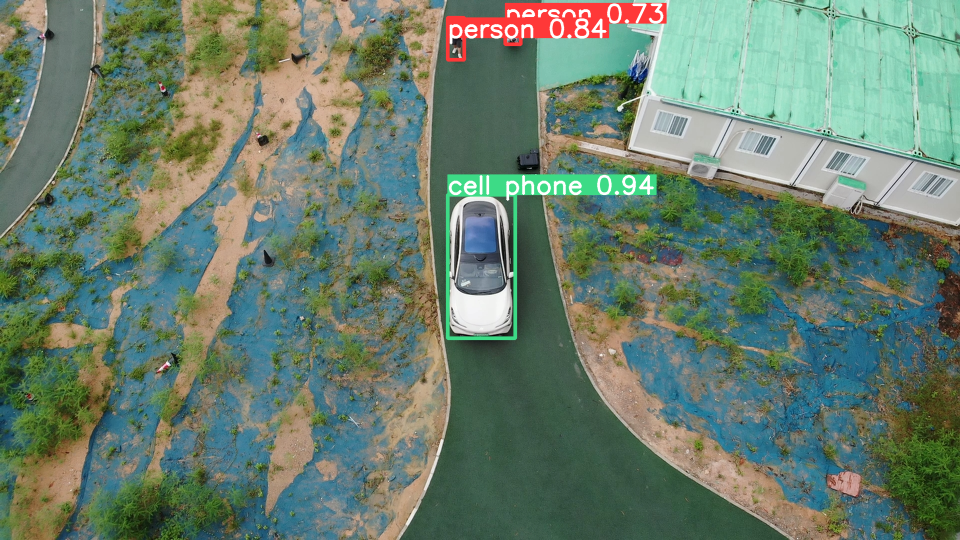
#> input picture PoseSet/sence_Campus/20米60度前.png, 1920 x 1080 px (shown at 1/2 size); its folder holds only this picture in this run
$ python -i GSBF.py   (imports and definitions only)
#> lines starting #> are read from the running program, lines starting #| are printed output that depends on the picture; after the words box and inside, x2 and y2 are one past the last pixel; in counts of white or black regions, pixels touching at a corner belong together
import cv2
import numpy as np
import os
from typing import List, Tuple, Optional
from dataclasses import dataclass


@dataclass
class GSBFConfig:
    white_threshold: int = 240
    border_thickness: int = 0
    border_restore_size: int = 100
    border_restore_color: Tuple[int, int, int] = (255, 255, 255)
    num_detectors: int = 6
    kernel_size: Tuple[int, int] = (3, 3)
    min_contour_thickness: int = 5
    min_contour_area: int = 0
    max_contour_area: int = 100000


class GSBFModule:
    """Gradient Slice Boundary Fusion (GSBF) Module"""

    def __init__(self, config: Optional[GSBFConfig] = None, device: str = "cpu"):
        """Initialize GSBF module with configuration and device"""
#> in process, img is the input picture: shape (1080, 1920, 3); mean B, G, R 108.6, 126.2, 105.7
        self.config = config or GSBFConfig()
        self.device = device
        self._check_device_compatibility()

        self.kernel1 = cv2.getStructuringElement(
            cv2.MORPH_RECT, self.config.kernel_size
        )

    def _check_device_compatibility(self) -> None:
        """Check device availability and switch if necessary"""
        if self.device == "cuda" and not cv2.cuda.getCudaEnabledDeviceCount():
            print("WARNING: CUDA not available, switching to CPU")
            self.device = "cpu"
        print(f"Using device: {self.device}")

    def _to_device(self, img: np.ndarray) -> np.ndarray:
        """Move image to target processing device"""
        if self.device == "cuda":
            return cv2.cuda_GpuMat(img).download()
        return img

    def _from_device(self, img: np.ndarray) -> np.ndarray:
        """Move image back from device to CPU"""
        return img

    def _filter_thin_contours(self, contours: List[np.ndarray]) -> List[np.ndarray]:
        """Filter thin contours and those with invalid area"""
        filtered_contours = []

        def is_thin(contour: np.ndarray) -> bool:
            _, _, w, h = cv2.boundingRect(contour)
            return w < self.config.min_contour_thickness and h < self.config.min_contour_thickness

        for cnt in contours:
            area = cv2.contourArea(cnt)
            if self.config.min_contour_area < area < self.config.max_contour_area:
                if is_thin(cnt):
                    x, y, w, h = cv2.boundingRect(cnt)
                    mask = np.zeros((h, w), dtype=np.uint8)
                    cv2.drawContours(mask, [cnt], -1, 255, thickness=cv2.FILLED)
                    sub_contours, _ = cv2.findContours(mask, cv2.RETR_EXTERNAL, cv2.CHAIN_APPROX_SIMPLE)
                    filtered_contours.extend(sub_contours)
                else:
                    filtered_contours.append(cnt)
            else:
                filtered_contours.append(cnt)
        return filtered_contours

    def _preprocess(self, img: np.ndarray) -> np.ndarray:
        """Preprocess image: border cropping and morphological operations"""
        h, w, _ = img.shape
        crop_h, crop_w = h - 200, w - 200
        cropped = img[100:100 + crop_h, 100:100 + crop_w]

        dilated = cv2.dilate(cropped, self.kernel1, iterations=1)
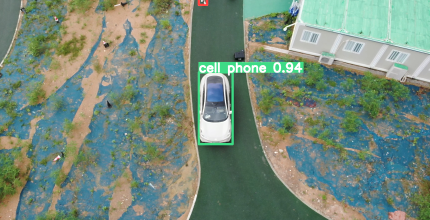
#> dilated: shape (880, 1720, 3) (shown at 1/4 size); mean B, G, R 123.2, 138.2, 117.9
        return cv2.erode(dilated, self.kernel1, iterations=1)

    def _postprocess(self, processed_img: np.ndarray) -> np.ndarray:
        """Postprocess result: convert black background to white"""
        h_res, w_res = processed_img.shape[:2]

        # Convert black background (0,0,0) to white (255,255,255)
        black_mask = np.all(processed_img == [0, 0, 0], axis=-1)
        processed_img[black_mask] = [255, 255, 255]

        # Restore borders
        restored = np.full(
            (h_res + 2 * self.config.border_restore_size,
             w_res + 2 * self.config.border_restore_size, 3),
            self.config.border_restore_color,
            dtype=np.uint8
        )
        restored[
            self.config.border_restore_size : self.config.border_restore_size + h_res,
            self.config.border_restore_size : self.config.border_restore_size + w_res
        ] = processed_img
        return restored

    def forward(self, img: np.ndarray) -> np.ndarray:
        """Core processing logic (gradient slice boundary fusion)"""
        gray = cv2.cvtColor(img, cv2.COLOR_BGR2GRAY)

        masks = []
        masked_images = []

        for i in range(self.config.num_detectors):
            blurred = cv2.GaussianBlur(gray, (5, 5), 0)

            iter_count = (i // 2) + 2
            blurred = cv2.dilate(blurred, self.kernel1, iterations=iter_count)
            blurred = cv2.erode(blurred, self.kernel1, iterations=iter_count)

            edges = cv2.Canny(blurred, 60 + 5 * i, 90 + 7 * i)
            edges_dilated = cv2.dilate(edges, self.kernel1, iterations=1)

            contours, _ = cv2.findContours(edges_dilated, cv2.RETR_EXTERNAL, cv2.CHAIN_APPROX_SIMPLE)
            filtered_contours = self._filter_thin_contours(contours)

            mask = np.zeros(gray.shape, dtype=np.uint8)
            cv2.drawContours(mask, filtered_contours, -1, 255, thickness=cv2.FILLED)
            masks.append(mask)

            masked = cv2.bitwise_and(img, img, mask=mask)
            masked_images.append(masked)
#> this loop made 6 passes
#> pass 1, in forward, `edges = cv2.Canny(blurred, 60 + 5 * i, 90 + 7 * i)`:
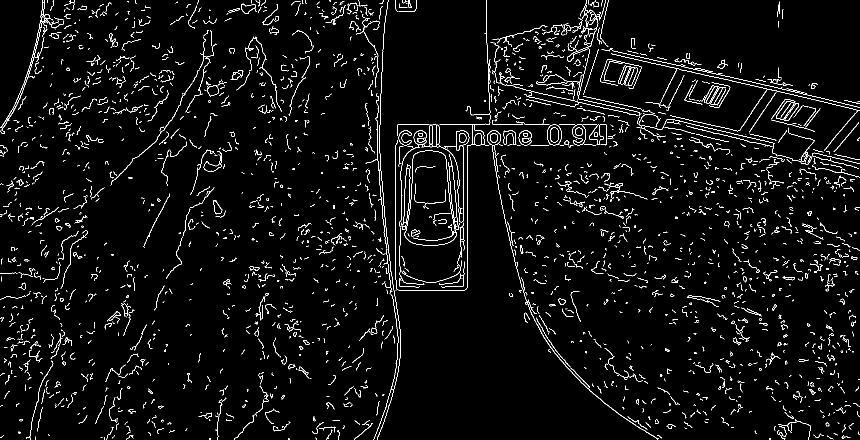
#> edges: shape (880, 1720) (shown at 1/2 size); 3.7% white in thin lines or dots
#> after the loop:
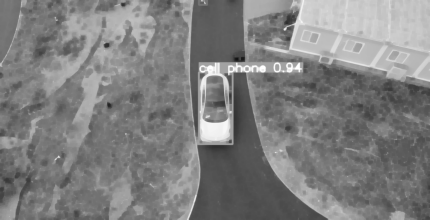
#> blurred: shape (880, 1720) (shown at 1/4 size); min 20, max 255, mean 127.6
#> after the loop:
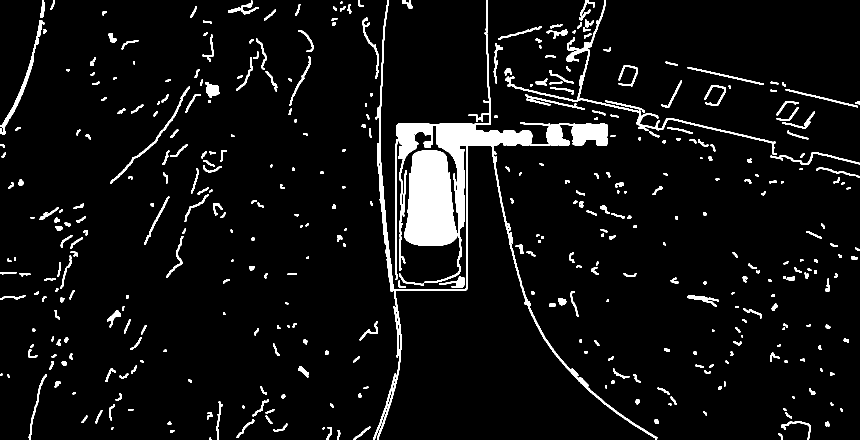
#> mask: shape (880, 1720) (shown at 1/2 size); 6% white; 407 white regions (4 under 20 px), largest, box (x1, y1, x2, y2) and area: (746, 0, 1315, 880) 30354, (809, 300, 916, 492) 16068, (1010, 0, 1554, 310) 4172
#> after the loop, masked_images = 6 items; masks = 6 items

        result = np.zeros_like(img)
        for mask, masked in zip(masks, masked_images):
            result[mask > 0] = masked[mask > 0]
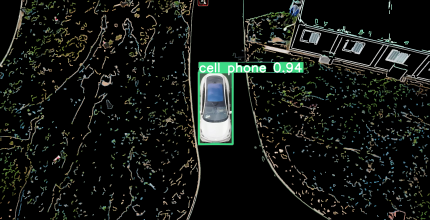
#> result: shape (880, 1720, 3) (shown at 1/4 size); mean of channels 0, 1, 2 20.2, 23.2, 20.4; drawn as B, G, R

        return result

    def process(self, img_path: str) -> Optional[np.ndarray]:
        """Complete processing pipeline for single image"""
        img = cv2.imread(img_path)
        if img is None:
            return None

        preprocessed = self._preprocess(img)
        preprocessed = self._to_device(preprocessed)

        core_result = self.forward(preprocessed)

        final_result = self._postprocess(core_result)
#> in _postprocess, `h_res, w_res = processed_img.shape[:2]`: h_res = 880; w_res = 1720
#> in _postprocess, `processed_img[black_mask] = [255, 255, 255]`:
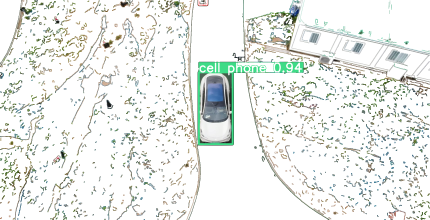
#> processed_img: shape (880, 1720, 3) (shown at 1/4 size); mean of channels 0, 1, 2 234.4, 237.4, 234.6; drawn as B, G, R
#> in _postprocess, `restored[ self.config.border_restore_size : self.config.border_restore..`:
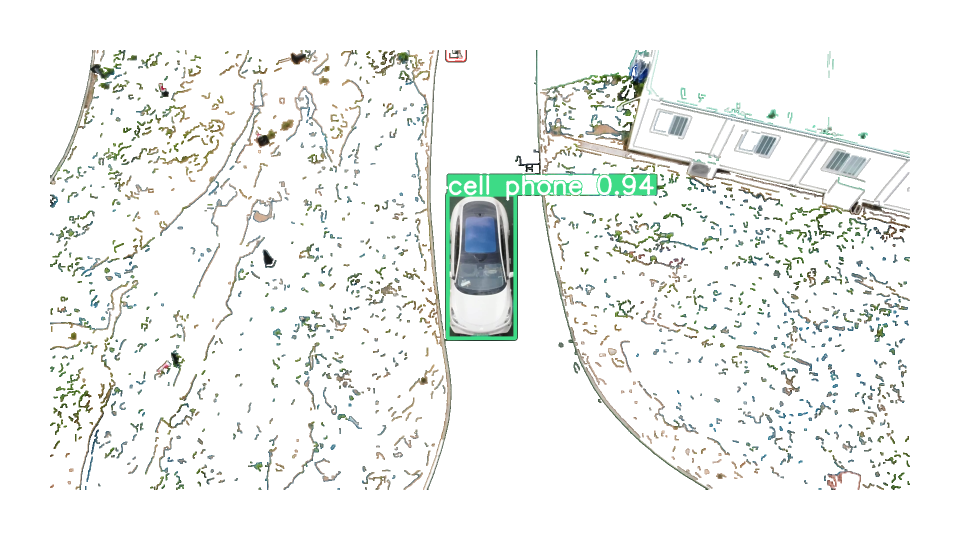
#> restored: shape (1080, 1920, 3) (shown at 1/2 size); mean of channels 0, 1, 2 239.9, 242.1, 240.1; drawn as B, G, R
        final_result = self._from_device(final_result)

        return final_result

    # [34 lines left out: functions process_batch, run, not called in this run]


# [11 lines not run here, left out]

>>> result = GSBFModule().process('PoseSet/sence_Campus/20米60度前.png')

$ run again, on PoseSet/sence_Campus/20米70度前.png
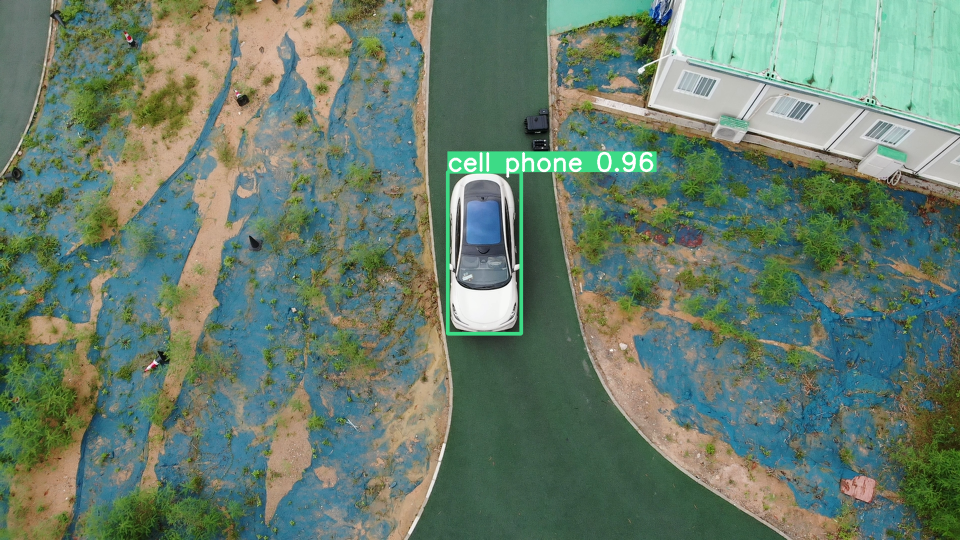
#> input picture PoseSet/sence_Campus/20米70度前.png, 1920 x 1080 px (shown at 1/2 size)
#> in process, img is the input picture: shape (1080, 1920, 3); mean B, G, R 108.8, 125.8, 104.6
#> the loop in forward, `for i in range(self.config.num_detectors):` made 6 passes
#> pass 1, in forward, `edges = cv2.Canny(blurred, 60 + 5 * i, 90 + 7 * i)`:
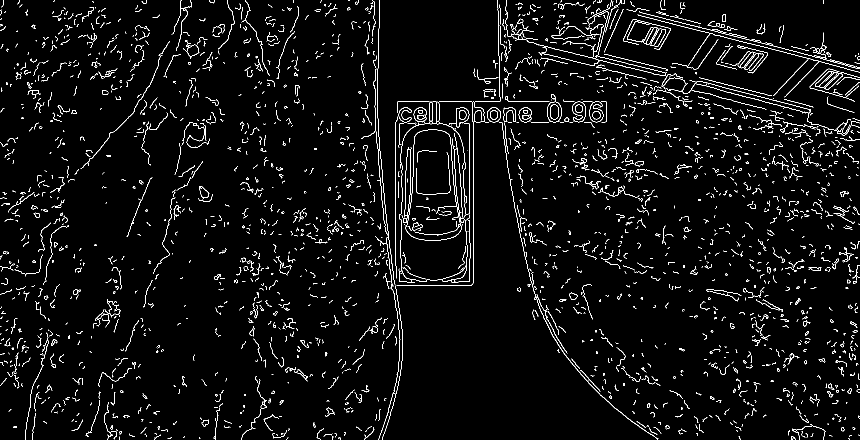
#> edges: shape (880, 1720) (shown at 1/2 size); 3.7% white in thin lines or dots
#> after the loop in forward, `for i in range(self.config.num_detectors):`: masked_images = 6 items
#> the loop in forward, `for mask, masked in zip(masks, masked_images):` made 6 passes
#> h_res = 880; w_res = 1720
#> black_mask: shape (880, 1720) bool; 83.8% white; 1412 black regions (17 under 20 px), largest, box (x1, y1, x2, y2) and area: (721, 0, 1720, 880) 98174, (1274, 21, 1720, 196) 6725, (1245, 38, 1343, 100) 3839
#> in _postprocess, `restored[ self.config.border_restore_size : self.config.border_restore..`:
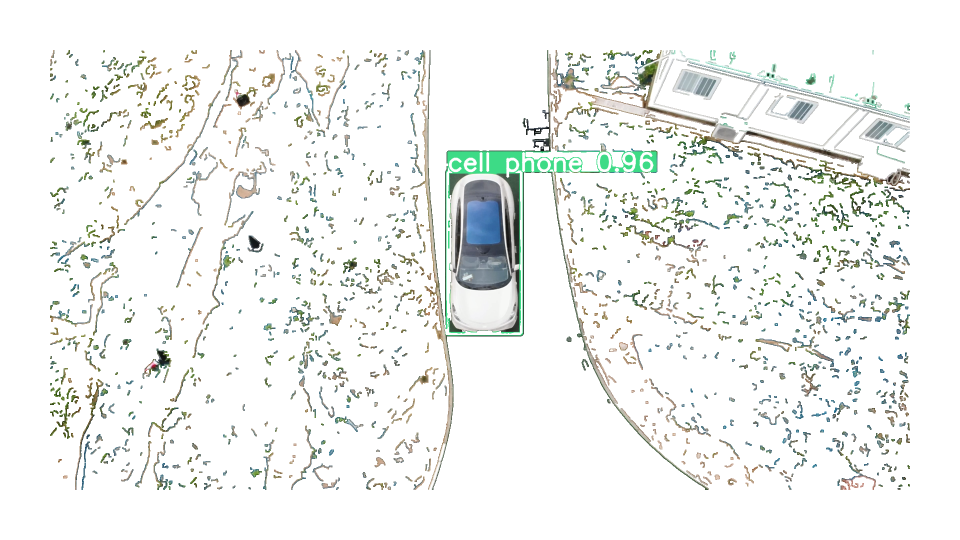
#> restored: shape (1080, 1920, 3) (shown at 1/2 size); mean of channels 0, 1, 2 240.2, 242.2, 240.4; drawn as B, G, R

$ run again, on PoseSet/sence_Campus/20米80度前.png
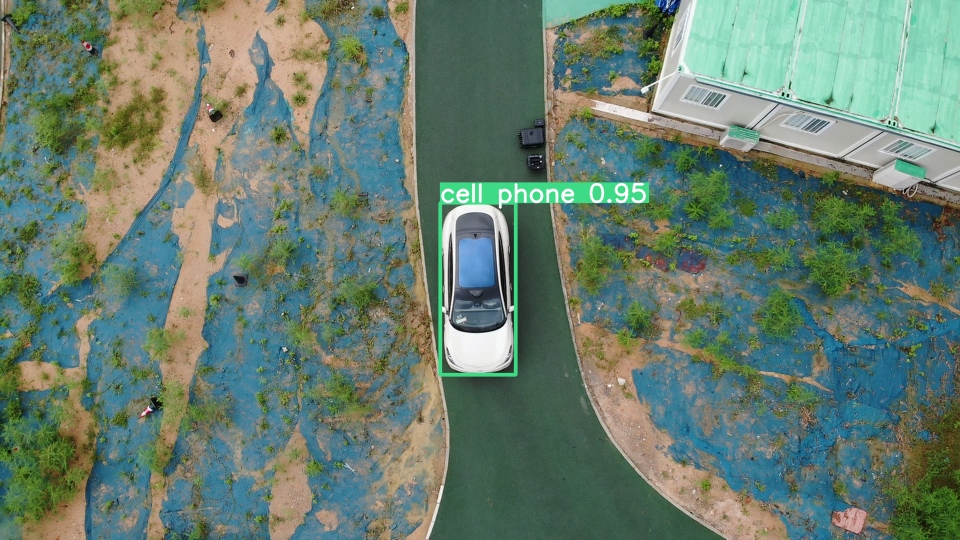
#> input picture PoseSet/sence_Campus/20米80度前.png, 1920 x 1080 px (shown at 1/2 size)
#> in process, img is the input picture: shape (1080, 1920, 3); mean B, G, R 110.4, 125.8, 103.5
#> the loop in forward, `for i in range(self.config.num_detectors):` made 6 passes
#> pass 1, in forward, `edges = cv2.Canny(blurred, 60 + 5 * i, 90 + 7 * i)`:
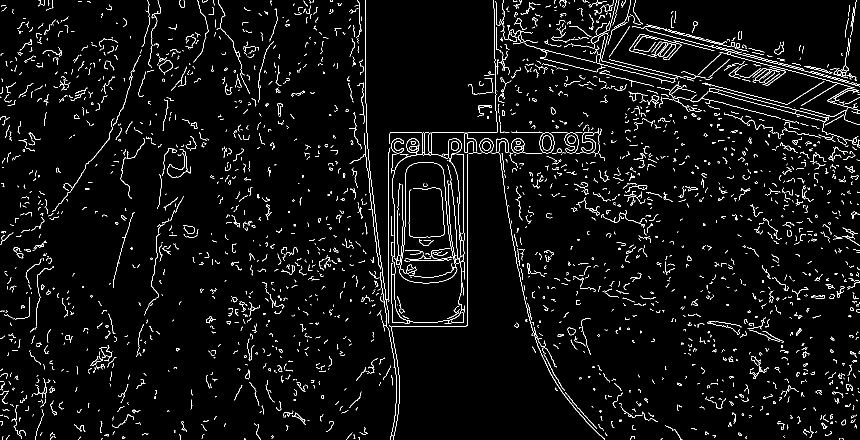
#> edges: shape (880, 1720) (shown at 1/2 size); 3.9% white in thin lines or dots
#> after the loop in forward, `for i in range(self.config.num_detectors):`: masked_images = 6 items
#> the loop in forward, `for mask, masked in zip(masks, masked_images):` made 6 passes
#> h_res = 880; w_res = 1720
#> black_mask: shape (880, 1720) bool; 82.7% white; 1452 black regions (18 under 20 px), largest, box (x1, y1, x2, y2) and area: (698, 0, 1211, 880) 87324, (990, 0, 1720, 296) 34206, (1257, 67, 1430, 121) 3822
#> in _postprocess, `restored[ self.config.border_restore_size : self.config.border_restore..`:
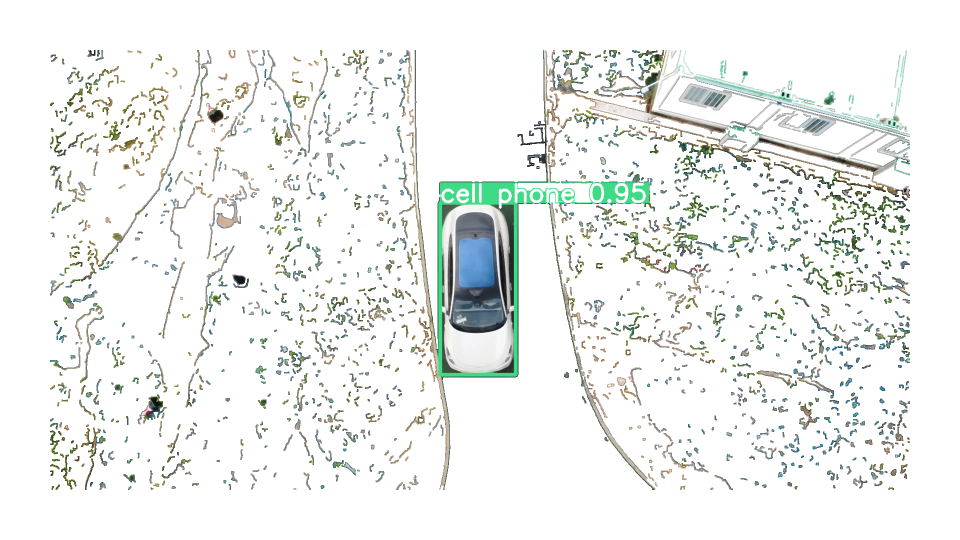
#> restored: shape (1080, 1920, 3) (shown at 1/2 size); mean of channels 0, 1, 2 239.1, 241.2, 238.7; drawn as B, G, R
